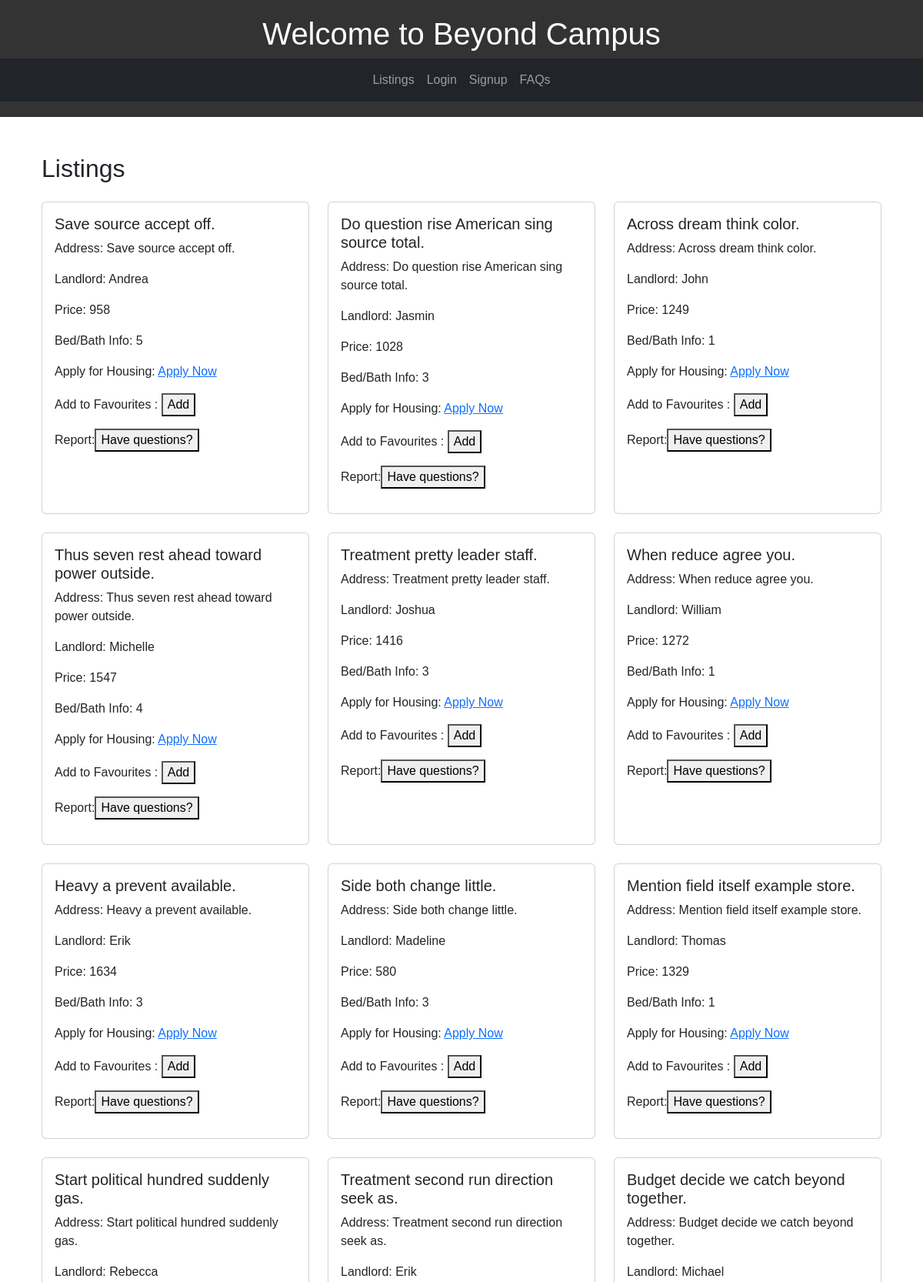
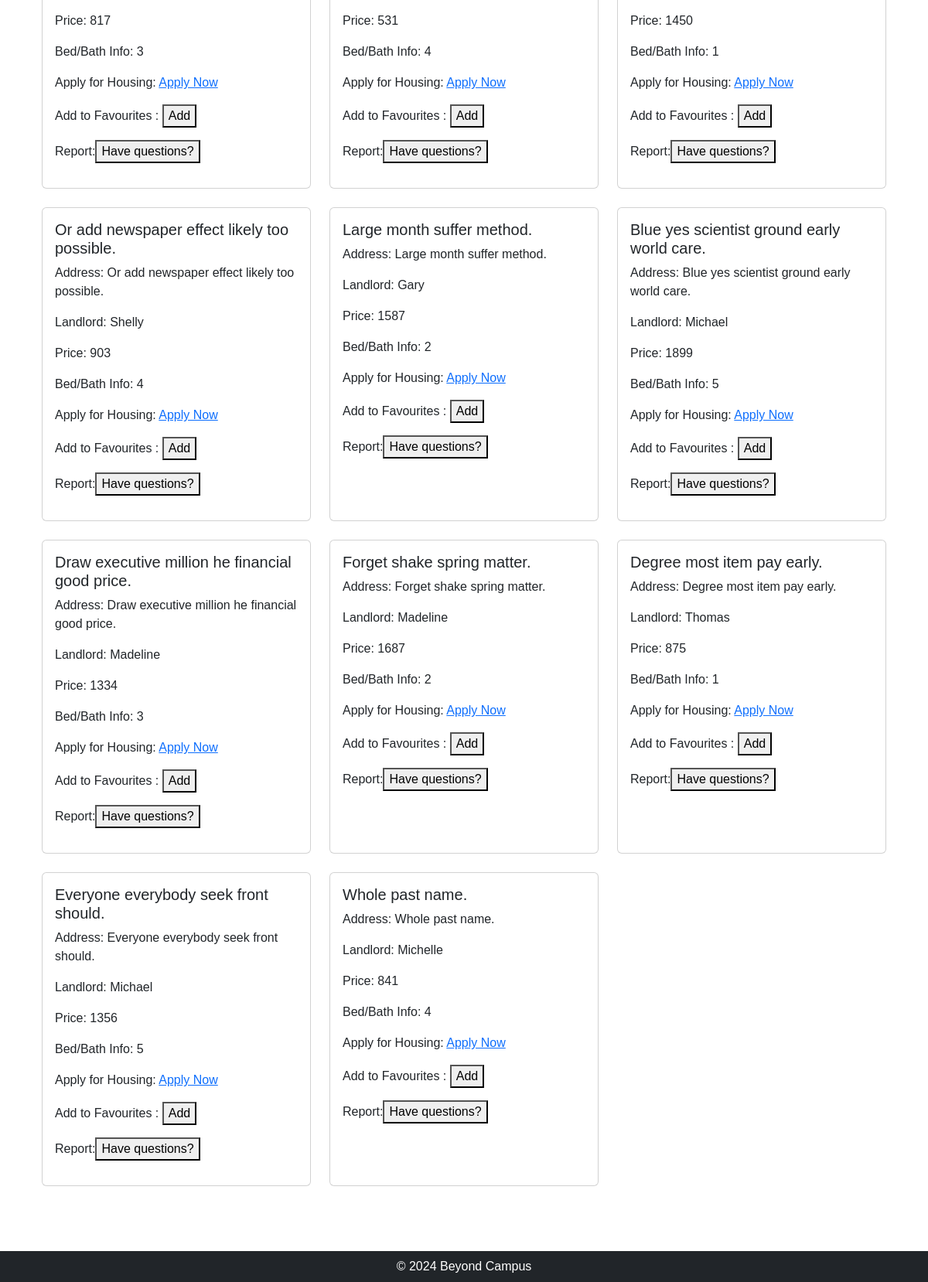
Before: / with the older database file (2 pictures, top to bottom).
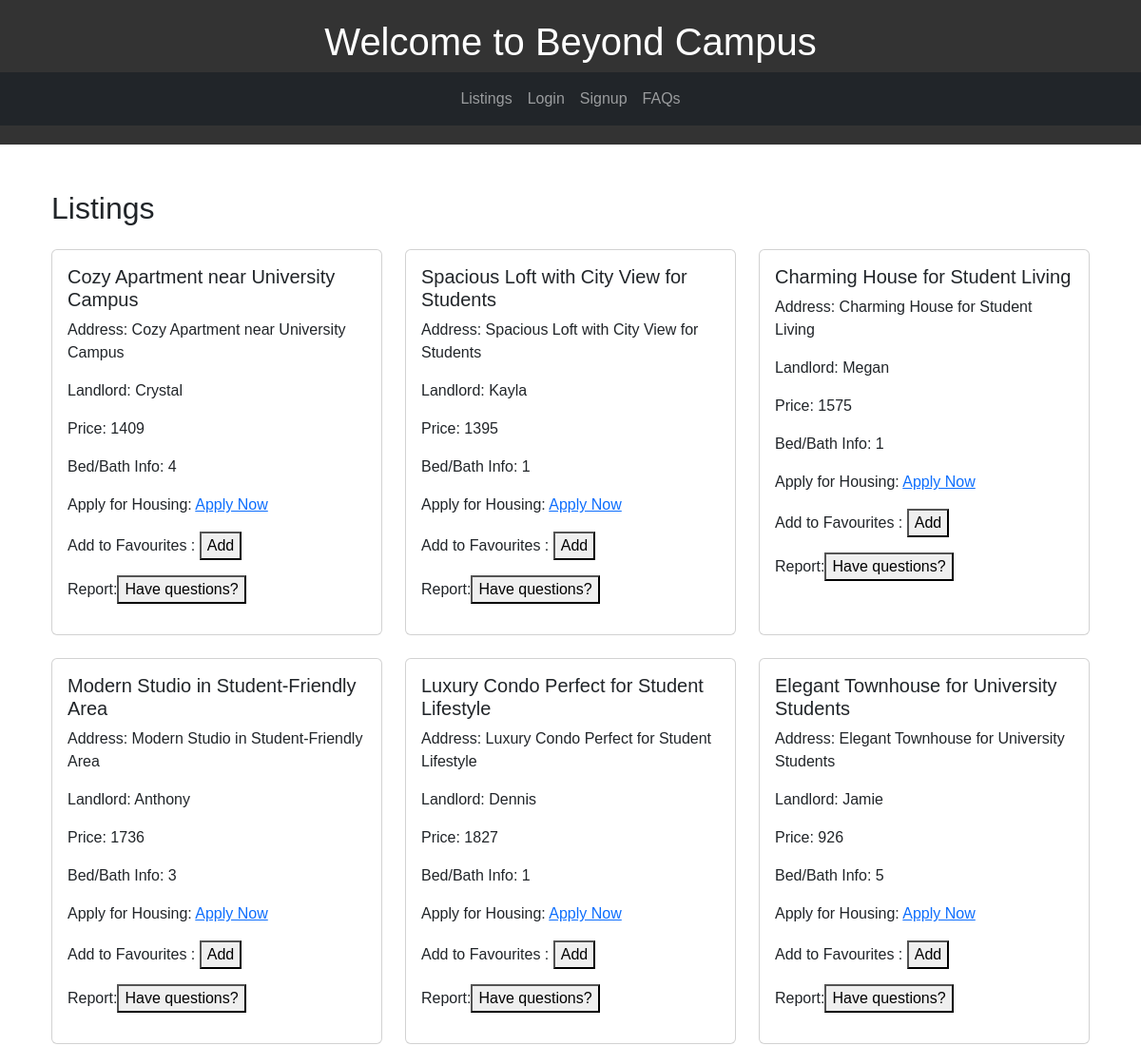
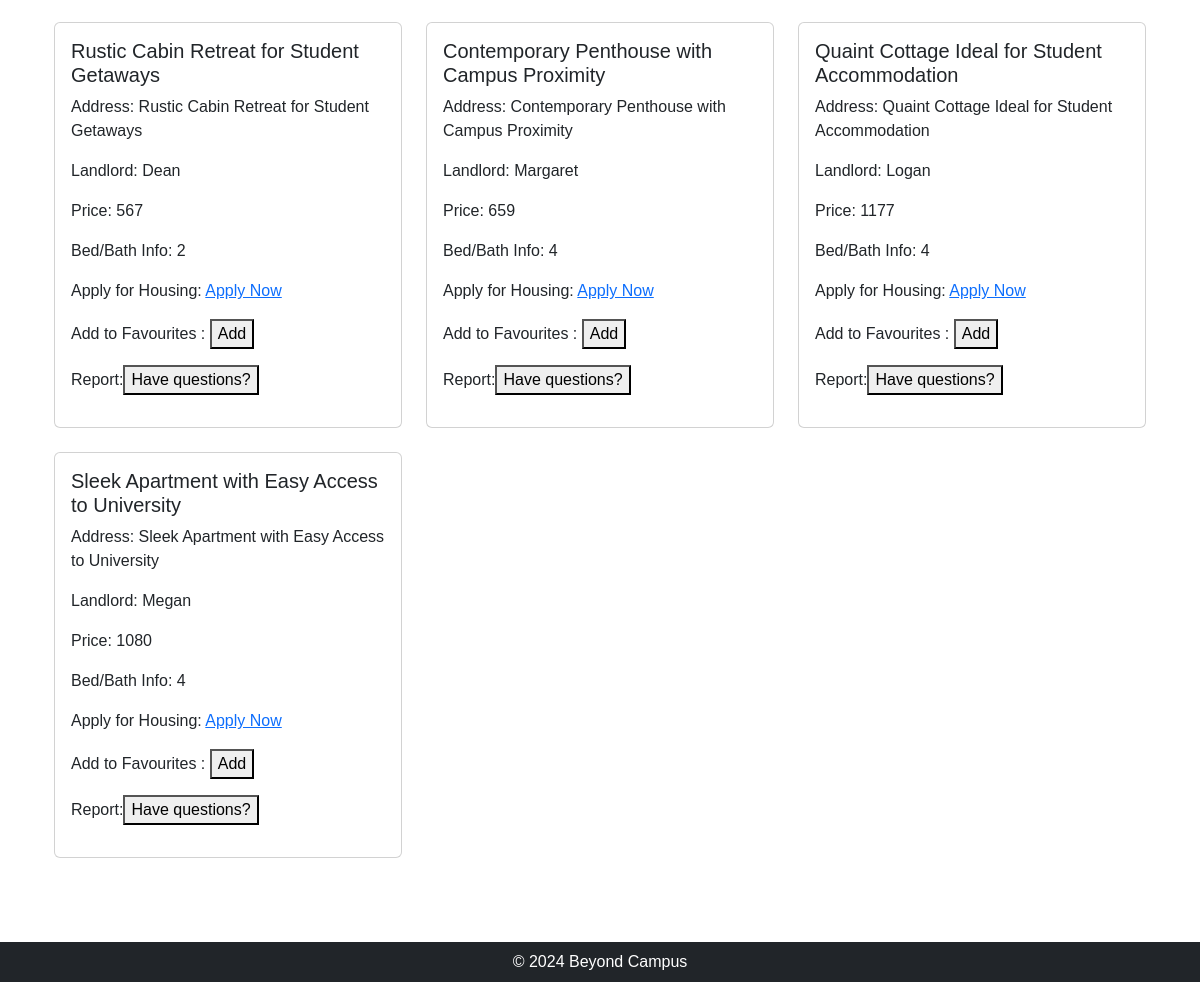
After: the same page with the newer database file (2 pictures, top to bottom).
### beyondCampus/models.py (models this page shows, shortened)
class Listing(models.Model):
    title = models.CharField(max_length=255)
    rent = models.CharField(max_length=20)
    room = models.CharField(max_length=20)
    amenities = models.CharField(max_length=255)
    landlord = models.ForeignKey(Landlord, on_delete=models.CASCADE)

class Landlord(models.Model):
    user = models.OneToOneField(User, on_delete=models.CASCADE)
    ssn = models.CharField(max_length=20)
    first_name = models.CharField(max_length=255)
    last_name = models.CharField(max_length=255)
    phone = models.CharField(max_length=20)
    address = models.TextField()
    def __str__(self):
        return self.first_name

### beyondCampus/views.py (the view)
# urls.py: path("", views.index, name="index"),
def index(request):
    listings = Listing.objects.all()
    data = {
        'listings': listings
    }
    return render(request, 'index.html', data)

### beyondCampus/templates/index.html (shortened to what this page needs)
{% extends "base.html" %}
{% block content %}
<div class="container">
  <h2 class="mt-4">Listings</h2>
  <div class="row mt-4" id="listing-row">
    {% for listing in listings %}
    <div class="col-md-4 mb-4">
      <div class="card h-100">
        <div class="card-body">
          <h5 class="card-title">{{ listing.title }}</h5>
          <p class="card-text">Address: {{ listing.title }}</p>
    <p class="card-text" >Landlord: {{ listing.landlord }}</p>
    <p class="card-text">Price: {{ listing.rent }}</p>
    <p class="card-text">Bed/Bath Info: {{ listing.room }}</p>
    <p class="card-text">Apply for Housing: <a href="{% url 'apply_to_listing' listing.id %}">Apply Now</a></p>
    <form action="favourite.html">
        <p>Add to Favourites : <button>Add</button> </p>
    </form>
    <form action="report.html">
       <p>Report:<button>Have questions?</button></p>
    </form>
        </div>
      </div>
    </div>
    {% endfor %}
  </div>
</div>
{% endblock %}

Changed rows visible on the page:
removed Listing: title "Save source accept off.", landlord "Andrea", rent "958", room "5"
removed Listing: title "Do question rise American sing source total.", landlord "Jasmin", rent "1028", room "3"
removed Listing: title "Treatment pretty leader staff.", landlord "Joshua", rent "1416", room "3"
removed Listing: title "When reduce agree you.", landlord "William", rent "1272", room "1"
removed Listing: title "Heavy a prevent available.", landlord "Erik", rent "1634", room "3"
removed Listing: title "Side both change little.", landlord "Madeline", rent "580", room "3"
removed Listing: title "Mention field itself example store.", landlord "Thomas", rent "1329", room "1"
removed Listing: title "Start political hundred suddenly gas.", landlord "Rebecca", rent "817", room "3"
removed Listing: title "Treatment second run direction seek as.", landlord "Erik", rent "531", room "4"
removed Listing: title "Budget decide we catch beyond together.", landlord "Michael", rent "1450", room "1"
removed Listing: title "Or add newspaper effect likely too possible.", landlord "Shelly", rent "903", room "4"
removed Listing: title "Large month suffer method.", landlord "Gary", rent "1587", room "2"
removed Listing: title "Blue yes scientist ground early world care.", landlord "Michael", rent "1899", room "5"
removed Listing: title "Draw executive million he financial good price.", landlord "Madeline", rent "1334", room "3"
removed Listing: title "Forget shake spring matter.", landlord "Madeline", rent "1687", room "2"
removed Listing: title "Degree most item pay early.", landlord "Thomas", rent "875", room "1"
removed Listing: title "Everyone everybody seek front should.", landlord "Michael", rent "1356", room "5"
removed Listing: title "Whole past name.", landlord "Michelle", rent "841", room "4"
added Listing: title "Cozy Apartment near University Campus", landlord "Crystal", rent "1409", room "4"
added Listing: title "Spacious Loft with City View for Students", landlord "Kayla", rent "1395", room "1"
changed Listing: title "Across dream think color." → "Charming House for Student Living"; landlord "John" → "Megan"; rent "1249" → "1575"
changed Listing: title "Thus seven rest ahead toward power outside." → "Modern Studio in Student-Friendly Area"; landlord "Michelle" → "Anthony"; rent "1547" → "1736"; room "4" → "3"
added Listing: title "Luxury Condo Perfect for Student Lifestyle", landlord "Dennis", rent "1827", room "1"
added Listing: title "Elegant Townhouse for University Students", landlord "Jamie", rent "926", room "5"
added Listing: title "Rustic Cabin Retreat for Student Getaways", landlord "Dean", rent "567", room "2"
added Listing: title "Contemporary Penthouse with Campus Proximity", landlord "Margaret", rent "659", room "4"
added Listing: title "Quaint Cottage Ideal for Student Accommodation", landlord "Logan", rent "1177", room "4"
added Listing: title "Sleek Apartment with Easy Access to University", landlord "Megan", rent "1080", room "4"
